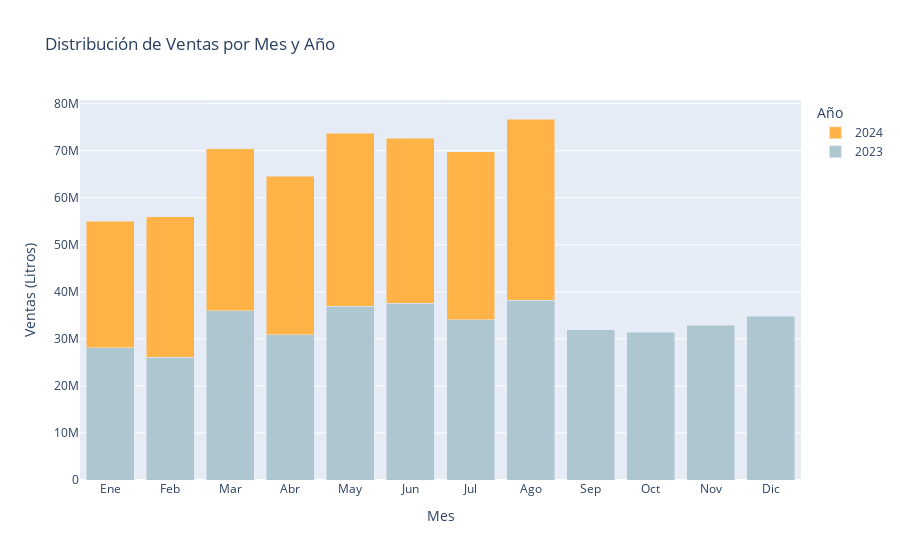

Write notebook code for a chart like this one.
### Markdown cell above
### 2.2. Cada mes y año

### Code cell
# Crear columnas separadas para el mes y el año
df1_real['Año'] = df1_real['Fecha'].dt.year
df1_real['Mes'] = df1_real['Fecha'].dt.month

# Agrupar los datos por mes y año, sumando las ventas (AMOUNT)
df_monthly_sales = df1_real.groupby(['Año', 'Mes'], as_index=False)['AMOUNT'].sum()

# Definir una paleta de colores pastel para los años 2023 y 2024
color_dict = {
    2023: '#AEC6CF',  # Azul pastel para 2023
    2024: '#FFB347'   # Naranja pastel para 2024
}

fig = go.Figure()

# Agregar datos de cada año con su color específico
for year in df_monthly_sales['Año'].unique():
    df_year = df_monthly_sales[df_monthly_sales['Año'] == year]
    fig.add_trace(
        go.Bar(
            x=df_year['Mes'],
            y=df_year['AMOUNT'],
            name=str(year),
            marker_color=color_dict[year]  # Aplicar el color pastel correspondiente
        )
    )

# Ajustar los nombres de los meses en el eje x y el diseño de la leyenda
fig.update_layout(
    title='Distribución de Ventas por Mes y Año',
    xaxis=dict(
        title='Mes',
        tickmode='array',
        tickvals=list(range(1, 13)),
        ticktext=['Ene', 'Feb', 'Mar', 'Abr', 'May', 'Jun', 'Jul', 'Ago', 'Sep', 'Oct', 'Nov', 'Dic']
    ),
    yaxis_title='Ventas (Litros)',
    barmode='stack',
    legend_title_text='Año'
)

fig.show()

### Figure 1 — Plotly figure (JSON) as saved in the notebook; plotly's stock layout.template omitted (floating-point values rounded to 4 significant figures)
{"data": [{"marker": {"color": "#AEC6CF"}, "name": "2023", "type": "bar", "x": [1, 2, 3, 4, 5, 6, 7, 8, 9, 10, 11, 12], "y": [28090000.0, 26100000.0, 35930000.0, 30860000.0, 36900000.0, 37600000.0, 34030000.0, 38170000.0, 31930000.0, 31450000.0, 32900000.0, 34830000.0]}, {"marker": {"color": "#FFB347"}, "name": "2024", "type": "bar", "x": [1, 2, 3, 4, 5, 6, 7, 8], "y": [26890000.0, 29890000.0, 34500000.0, 33700000.0, 36770000.0, 35090000.0, 35710000.0, 38550000.0]}], "layout": {"barmode": "stack", "legend": {"title": {"text": "Año"}}, "title": {"text": "Distribución de Ventas por Mes y Año"}, "xaxis": {"tickmode": "array", "ticktext": ["Ene", "Feb", "Mar", "Abr", "May", "Jun", "Jul", "Ago", "Sep", "Oct", "Nov", "Dic"], "tickvals": [1, 2, 3, 4, 5, 6, 7, 8, 9, 10, 11, 12], "title": {"text": "Mes"}}, "yaxis": {"title": {"text": "Ventas (Litros)"}}}}
